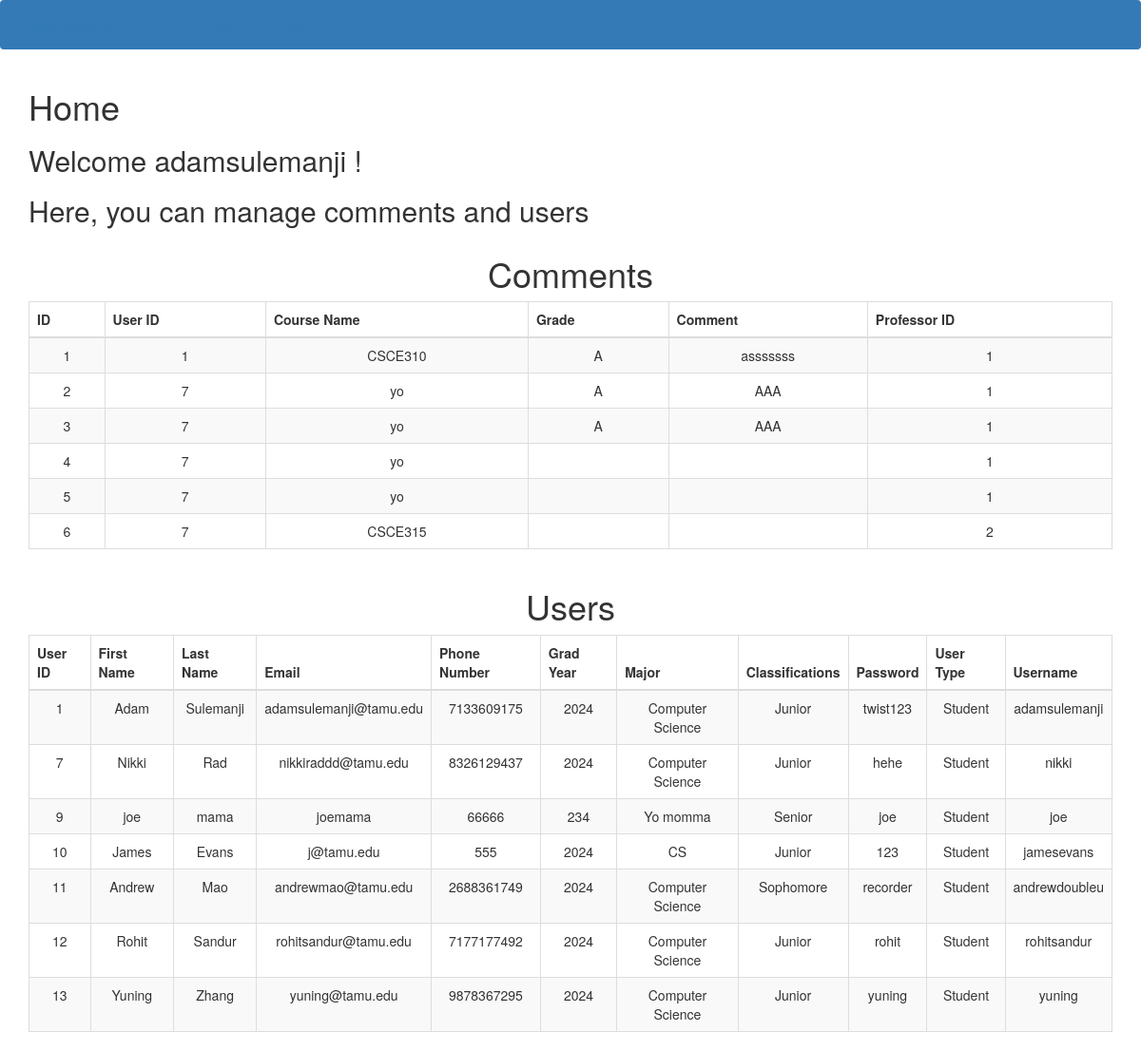
/adminhome.php (signed in), run on the app's committed database.
### tables this page shows
CREATE TABLE `Comment` (
  `comment_id` int(11) NOT NULL,
  `user_id` int(11) NOT NULL,
  `course_name` varchar(256) NOT NULL,
  `class_id` int(11) NOT NULL,
  `letterGrade` varchar(1) NOT NULL,
  `comment` varchar(256) NOT NULL,
  `professor_id` int(11) NOT NULL
);

CREATE TABLE `Users` (
  `user_id` int(11) NOT NULL,
  `firstName` varchar(256) NOT NULL,
  `email` varchar(256) DEFAULT NULL,
  `lastName` varchar(256) NOT NULL,
  `phone_number` varchar(256) DEFAULT NULL,
  `gradYear` int(11) DEFAULT NULL,
  `major` varchar(256) DEFAULT NULL,
  `classifications` varchar(256) DEFAULT NULL,
  `password` varchar(256) NOT NULL,
  `userType` varchar(256) NOT NULL,
  `userName` varchar(256) NOT NULL
);

### adminhome.php (the view, shortened to what this page needs)
<!DOCTYPE html>
<html lang="en">
    <head>
        <link rel="stylesheet" href="https://maxcdn.bootstrapcdn.com/bootstrap/3.3.7/css/bootstrap.min.css">
    </head>
    <nav class="navbar navbar-dark bg-primary">
        <div class="container-fluid">
            <div class="navbar-header">
                <a class="navbar-brand" href="home.php">Class Search</a>
            </div>
            <ul class="nav navbar-nav">
                <li class="active"><a href="home.php">Home</a></li>
                <li><a href="search.php">Search</a></li>
                <li><a href="index.php">Logout</a></li>
            </ul>
        </div>
    </nav>
<body>
    <div class="container">
        <div class="row">
            <div class="col-md-12">
                <h1>Home</h1>
                <h2>Welcome <?php
                    $username = $_SESSION['username'];
                    echo $username;
                ?> !</h2>
                <h2>Here, you can manage comments and users</h2>
            </div>
        </div>
    </div>
    <div class="container">
    <h1 class="text-center">Comments</h1>
	<table id="commentsTable" class="table table-bordered table-responsive-md table-striped text-center">
		<thead>
			<tr>
				<th>ID</th>
                <th>User ID</th>
				<th>Course Name</th>
				<th>Grade</th>
				<th>Comment</th>
				<th>Professor ID</th>
			</tr>
		</thead>
		<tbody>
			<?php
			include_once("config.php");
			$sqlQuery = "SELECT comment_id, comment, user_id, course_name, letterGrade, professor_id FROM comment";
			$result = mysqli_query($db, $sqlQuery) or die("database error:". mysqli_error($db));
            if ($result->num_rows > 0) {
			while( $row = mysqli_fetch_assoc($result) ) {
			?>
			   <tr id="<?php echo $row ['comment_id']; ?>">
			    <td><?php echo $row ['comment_id']; ?></td>
			    <td><?php echo $row ['user_id']; ?></td>
                <td><?php echo $row ['course_name']; ?></td>
                <td><?php echo $row ['letterGrade']; ?></td>
                <td><?php echo $row ['comment']; ?></td>
                <td><?php echo $row ['professor_id']; ?></td>
			   </tr>
			<?php }
            }
            else {
                echo "0 results";
            }
            ?>
		</tbody>
    </table>
    </div>
    <div class="container">
    <h1 class="text-center">Users</h1>
	<table id="usersTable" class="table table-bordered table-responsive-md table-striped text-center">
		<thead>
			<tr>
                <th>User ID</th>
				<th>First Name</th>
				<th>Last Name</th>
				<th>Email</th>
				<th>Phone Number</th>
                <th>Grad Year</th>
                <th>Major</th>
                <th>Classifications</th>
                <th>Password</th>
                <th>User Type</th>
                <th>Username</th>
			</tr>
		</thead>
		<tbody>
			<?php
			include_once("config.php");
			$sqlQuery = "SELECT user_id, firstName, lastName, email, phone_number, gradYear, major, classifications, password, userType, userName FROM users";
			$result = mysqli_query($db, $sqlQuery) or die("database error:". mysqli_error($db));
            if ($result->num_rows > 0) {
			while( $row = mysqli_fetch_assoc($result) ) {
			?>
			   <tr id="<?php echo $row ['user_id']; ?>">
			    <td><?php echo $row ['user_id']; ?></td>
			    <td><?php echo $row ['firstName']; ?></td>
                <td><?php echo $row ['lastName']; ?></td>
                <td><?php echo $row ['email']; ?></td>
                <td><?php echo $row ['phone_number']; ?></td>
                <td><?php echo $row ['gradYear']; ?></td>
                <td><?php echo $row ['major']; ?></td>
                <td><?php echo $row ['classifications']; ?></td>
                <td><?php echo $row ['password']; ?></td>
                <td><?php echo $row ['userType']; ?></td>
                <td><?php echo $row ['userName']; ?></td>
			   </tr>
			<?php }
            }
            else {
                echo "0 results";
            }
            ?>
		</tbody>
    </table>
    </div>
</body>
</html>

### data on the page
comment: comment_id "1", user "1", course_name "CSCE310", letterGrade "A", comment "asssssss", professor "1"
comment: comment_id "2", user "7", course_name "yo", letterGrade "A", comment "AAA", professor "1"
comment: comment_id "3", user "7", course_name "yo", letterGrade "A", comment "AAA", professor "1"
comment: comment_id "4", user "7", course_name "yo", professor "1"
comment: comment_id "5", user "7", course_name "yo", professor "1"
comment: comment_id "6", user "7", course_name "CSCE315", professor "2"
users: user_id "1", firstName "Adam", lastName "Sulemanji", email "adamsulemanji@tamu.edu", phone_number "7133609175", gradYear "2024", major "Computer Science", classifications "Junior", password "twist123", userType "Student", userName "adamsulemanji"
users: user_id "7", firstName "Nikki", lastName "Rad", email "nikkiraddd@tamu.edu", phone_number "8326129437", gradYear "2024", major "Computer Science", classifications "Junior", password "hehe", userType "Student", userName "nikki"
users: user_id "9", firstName "joe", lastName "mama", email "joemama", phone_number "66666", gradYear "234", major "Yo momma", classifications "Senior", password "joe", userType "Student", userName "joe"
users: user_id "10", firstName "James", lastName "Evans", email "j@tamu.edu", phone_number "555", gradYear "2024", major "CS", classifications "Junior", password "123", userType "Student", userName "jamesevans"
users: user_id "11", firstName "Andrew", lastName "Mao", email "andrewmao@tamu.edu", phone_number "2688361749", gradYear "2024", major "Computer Science", classifications "Sophomore", password "recorder", userType "Student", userName "andrewdoubleu"
users: user_id "12", firstName "Rohit", lastName "Sandur", email "rohitsandur@tamu.edu", phone_number "7177177492", gradYear "2024", major "Computer Science", classifications "Junior", password "rohit", userType "Student", userName "rohitsandur"
users: user_id "13", firstName "Yuning", lastName "Zhang", email "yuning@tamu.edu", phone_number "9878367295", gradYear "2024", major "Computer Science", classifications "Junior", password "yuning", userType "Student", userName "yuning"

### other printed values
$username "adamsulemanji"
